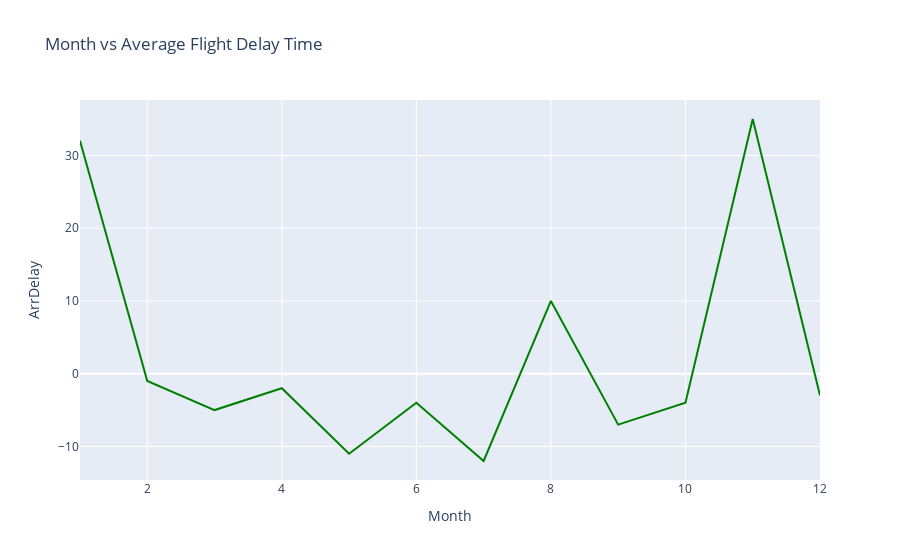

Notebook cell for this chart:
### Code cell
# Create line plot here

fig = go.Figure(data=go.Scatter(x=line_data['Month'], y=data['ArrDelay'], mode='lines', marker=dict(color='green')))

# Updating layout through `update_layout`. Here we are adding title to the plot and providing title to x and y axis.

fig.update_layout(title='Month vs Average Flight Delay Time', xaxis_title='Month', yaxis_title='ArrDelay')

# Display the figure
fig.show()

### Figure 1 — Plotly figure (JSON) as saved in the notebook; plotly's stock layout.template omitted (floating-point values rounded to 4 significant figures; data arrays with more than 128 entries replaced by an {"elided": "..."} marker saying what was removed)
{"data": [{"marker": {"color": "green"}, "mode": "lines", "type": "scatter", "x": [1, 2, 3, 4, 5, 6, 7, 8, 9, 10, 11, 12], "y": {"elided": "2000 int values"}}], "layout": {"title": {"text": "Month vs Average Flight Delay Time"}, "xaxis": {"title": {"text": "Month"}}, "yaxis": {"title": {"text": "ArrDelay"}}}}
